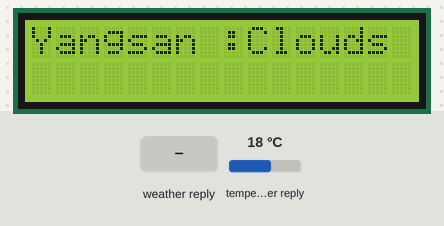
Recording of a sketch running on a simulated ESP8266 (NodeMCU). Shown: 16×2 character LCD. Inputs (shaded band) come from the test bench; at power-on: temperature in the weather reply 18 °C. WiFi joins after 1.5 s; servers stay silent unless stated; web services answer with replies made up by the test bench; what the sketch prints to the serial monitor is not drawn.

Above: at 2.7 s.
2.8 s: temperature in the weather reply set to -14 °C
At 10.0 s:
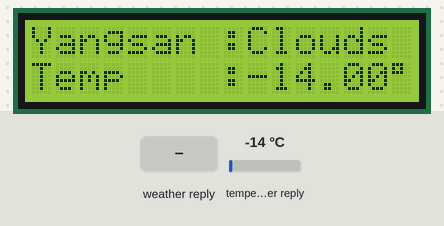
10.5 s: weather in the web reply set to Clear
At 14.5 s:
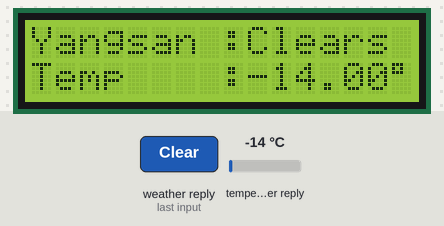
15.7 s: weather in the web reply set to Rain
At 21.5 s:
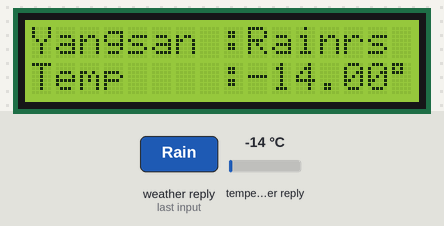
21.9 s: temperature in the weather reply set to -1 °C
At 28.7 s:
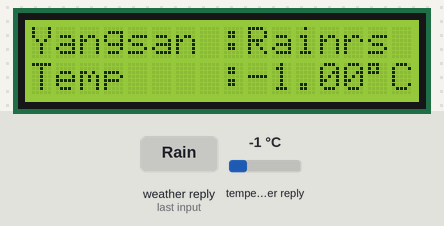
29.2 s: temperature in the weather reply set to 2 °C
At 34.5 s:
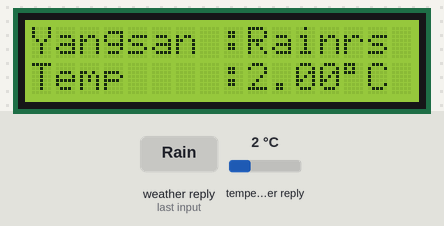
35.4 s: weather in the web reply set to Snow
At 40.1 s:
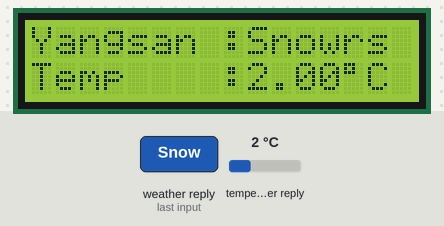
Timing chart, 0 to 41.6 s (numbered marks = the images above; inputs shaded):
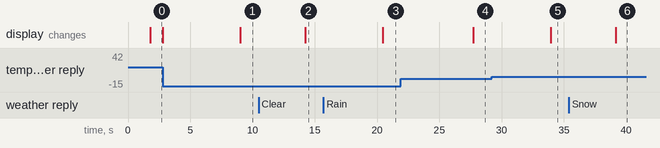

Measured:
- after the input at 2.8 s, the display: changes after 6.2 s (image 1)
- after the input at 10.5 s, the display: changes after 3.7 s (image 2)
- after the input at 15.7 s, the display: changes after 4.8 s (image 3)
- after the input at 21.9 s, the display: changes after 5.8 s (image 4)
- after the input at 29.2 s, the display: changes after 4.7 s (image 5)
- after the input at 35.4 s, the display: changes after 3.8 s (image 6)
- what the display in image 0 shows lasts 1.0 s, from 1.8 s to 2.8 s

The sketch:

donghyung_esp8266_weathermap.ino
```cpp
#include <ESP8266WiFi.h>
#include <ESP8266HTTPClient.h>
#include <Wire.h>
#include <LiquidCrystal_I2C.h>


#define PIN D2
#define NUM_LEDS 16

char *ssid = "Kangdonghyung";
char *password = "1234567890";
int data = 0;

LiquidCrystal_I2C lcd(0x27, 16, 2);

void setup() {

  lcd.init();
  lcd.backlight();
  Serial.begin(9600);
  WiFi.mode(WIFI_STA);
  WiFi.disconnect();
  WiFi.begin(ssid, password);

  while (WiFi.status() != WL_CONNECTED) {
    delay(500);
  }
  Serial.println();
  Serial.println("WiFi connected.");
}

void loop() {

  HTTPClient httpClient;
  String host = "http://api.openweathermap.org";
  String url = "/data/2.5/weather?id=1832828&appid=";
  String key = "24b1d7c7237a494da40376f4cbeba610";

  httpClient.begin(host + url + key);
  int httpCode = httpClient.GET();

  if (httpCode > 0) {
    if (httpCode == HTTP_CODE_OK) {
      String payload = httpClient.getString();
      processWeatherInformation(payload);
    }
  } else {

  }

  httpClient.end();

  delay(5000);
}

void processWeatherInformation(String buffer) {
  int index1, index2;
  String fieldInfo;
  char *key1 = "\"weather\"", *key2 = "\"main\"", *key3 = "\"temp\"", *key4 = "\"id\"";

  //weather.main
  index1 = buffer.indexOf(key1);
  index2 = buffer.indexOf(key2, index1);
  index1 = buffer.indexOf('\"', index2 + strlen(key2));
  index2 = buffer.indexOf('\"', index1 + 1);

  fieldInfo = buffer.substring(index1 + 1, index2);

  lcd.setCursor(0, 0);
  lcd.print("Yangsan :");
  lcd.print(fieldInfo);

  //main.temp
  index1 = buffer.indexOf(key3, index2);
  index2 = buffer.indexOf(':', index1 + strlen(key3));
  index1 = buffer.indexOf(',', index2 + 1);

  fieldInfo = buffer.substring(index2 + 1, index1);
  float temperature = fieldInfo.toFloat() - 273.15;


  //weather.main.id
  index1 = buffer.indexOf(key4);
  index2 = buffer.indexOf(key2, index1);
  index2 = buffer.indexOf(':', index1 + strlen(key4));
  index1 = buffer.indexOf(',', index2 + 1);

  fieldInfo = buffer.substring(index2 + 1, index1);
  int id = fieldInfo.toFloat();

  if (id == 800)
  {
    id = 1;
    Serial.print(id);
    Serial.println();
  }
  else if (id > 950) {
    id = 4;
    Serial.print(id);
    Serial.println();
  }
  else {
    id = id / 100;
    Serial.print(id);
    Serial.println();
  }
  delay(1000);

  lcd.setCursor(0, 1);
  lcd.print("Temp    :");
  lcd.print(temperature);
  lcd.print(char(223));
  lcd.print("C ");

}
```
